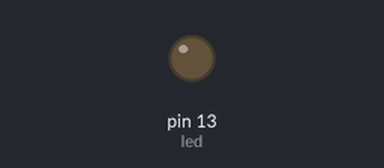
Recording of a sketch running on a simulated Arduino Uno, built with avr-gcc and run on an emulated ATmega328P. On the bench: output pins drawn as LEDs (lit = HIGH). What the sketch prints to the serial monitor is not drawn.

Above: at 1.5 s.
At 62.3 s:
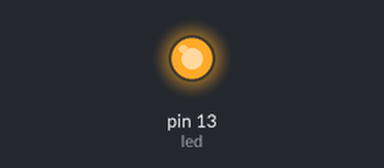
Timing chart, 0 to 64.5 s (numbered marks = the images above):
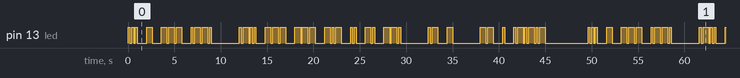

The sketch:

Blink_Morse.ino
```cpp
/*
  Blink Morse
  Blinks an LED to send a Morse Code message.
 */
#define d dot();
#define D dash();

int ditMS;
int dit;
int dah;

int led = 13;


//****************************************************
// ****************************************************
// PUT STRING HERE:
//
String inString = "Stop looking at me.";
//String inString = "I am ARDUINO, hear me roar.";

//
// ****************************************************
// ****************************************************

int stringLength = inString.length();
// was int stringLength = outString.length();


void setup() {
  // initialize the digital pin as an output.
  // Pin 13 has an LED connected on most Arduino boards:
  pinMode(led, OUTPUT);

  /* Force string to lower case */
  inString.toLowerCase();
// was String outString = inString.toLowerCase();


  ditMS = 200;
  dit = 1*ditMS;
  dah = 3*ditMS;


  /* Prepare for printing */
  Serial.begin(9600);


}

// ------------------------------------------------------
void dot(){
  digitalWrite(led, HIGH);   // set the LED on
  delay(dit);              // pause a dit length
  digitalWrite(led, LOW);    // set the LED off
  delay(dit);              // pause a dit length
}

void dash(){
  digitalWrite(led, HIGH);   // set the LED on
  delay(dah);              // pause a dit length
  digitalWrite(led, LOW);    // set the LED off
  delay(dit);              // pause a dit length
}

// ------------------------------------------------------

void btwChars(){
 delay(4*dit);
}

void btwWords(){
  delay(2*dah);
}

void longPause(){
  delay(6*dah);
}

// ------------------------------------------------------

void playChar(char letter){
  switch (letter) {
    case 'a': d D        break;
    case 'b': d D D D    break;
    case 'c': D d D d    break;
    case 'd': D d d      break;
    case 'e': d          break;
    case 'f': d d D d    break;
    case 'g': D D d      break;
    case 'h': d d d d    break;
    case 'i': d d        break;
    case 'j': d D D D    break;
    case 'k': D d D      break;
    case 'l': d D d d    break;
    case 'm': D D        break;
    case 'n': D d        break;
    case 'o': D D D      break;
    case 'p': d D D d    break;
    case 'q': D D d D    break;
    case 'r': d D d      break;
    case 's': d d d      break;
    case 't': D          break;
    case 'u': d d D      break;
    case 'v': d d d D    break;
    case 'w': d D D      break;
    case 'x': D d d D    break;
    case 'y': D d D D    break;
    case 'z': D D d d    break;
    case '1': d D D D D    break;
    case '2': d d D D D    break;
    case '3': d d d D D    break;
    case '4': d d d d D    break;
    case '5': d d d d d    break;
    case '6': D d d d d    break;
    case '7': D D d d d    break;
    case '8': D D D d d    break;
    case '9': D D D D D    break;
    case '0': D D D D D    break;
    case '.': d D d D d D    break;
    case ',': D D d d D D    break;
    case '?': d d D D d d    break;
    case ' ': btwWords();    break;

    // default:
      // if nothing else matches, do the default
      // default is optional
  }
  btwChars();
}


void loop() {
  for (int i = 0; i < stringLength; i++){
    Serial.print(inString[i]);
    playChar(inString[i]);
// was    Serial.print(outString[i]);
// was    playChar(outString[i]);
  }

  Serial.println();
  longPause();

/*
 playChar('a');
 playChar('b');
 playChar('a');
 playChar('a');
 btwWords();
*/


}
```

Measured:
- by itself, pin 13 (led): moves between LOW and HIGH, repeating every 49.6 s
- by itself, everything shown: repeats every 49.6 s, in 86 steps
